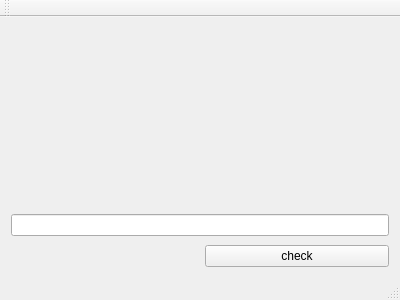
<?xml version="1.0" encoding="UTF-8"?>
<ui version="4.0">
 <class>BokstavMan</class>
 <widget class="QMainWindow" name="BokstavMan">
  <property name="geometry">
   <rect>
    <x>0</x>
    <y>0</y>
    <width>400</width>
    <height>300</height>
   </rect>
  </property>
  <property name="windowTitle">
   <string>BokstavMan</string>
  </property>
  <widget class="QWidget" name="centralWidget">
   <layout class="QVBoxLayout" name="verticalLayout">
    <item>
     <layout class="QGridLayout" name="gridLayout">
      <property name="spacing">
       <number>9</number>
      </property>
      <item row="1" column="1">
       <spacer name="verticalSpacer">
        <property name="orientation">
         <enum>Qt::Vertical</enum>
        </property>
        <property name="sizeHint" stdset="0">
         <size>
          <width>20</width>
          <height>40</height>
         </size>
        </property>
       </spacer>
      </item>
      <item row="3" column="1">
       <widget class="QPushButton" name="checkButton">
        <property name="text">
         <string>check</string>
        </property>
       </widget>
      </item>
      <item row="0" column="0" colspan="2">
       <widget class="QLabel" name="radioAlfa">
        <property name="sizePolicy">
         <sizepolicy hsizetype="Preferred" vsizetype="Preferred">
          <horstretch>3</horstretch>
          <verstretch>0</verstretch>
         </sizepolicy>
        </property>
        <property name="text">
         <string/>
        </property>
        <property name="alignment">
         <set>Qt::AlignCenter</set>
        </property>
       </widget>
      </item>
      <item row="3" column="0">
       <spacer name="horizontalSpacer">
        <property name="orientation">
         <enum>Qt::Horizontal</enum>
        </property>
        <property name="sizeHint" stdset="0">
         <size>
          <width>40</width>
          <height>20</height>
         </size>
        </property>
       </spacer>
      </item>
      <item row="2" column="0" colspan="2">
       <widget class="QLineEdit" name="lineEdit"/>
      </item>
     </layout>
    </item>
   </layout>
  </widget>
  <widget class="QMenuBar" name="menuBar">
   <property name="geometry">
    <rect>
     <x>0</x>
     <y>0</y>
     <width>400</width>
     <height>22</height>
    </rect>
   </property>
  </widget>
  <widget class="QToolBar" name="mainToolBar">
   <attribute name="toolBarArea">
    <enum>TopToolBarArea</enum>
   </attribute>
   <attribute name="toolBarBreak">
    <bool>false</bool>
   </attribute>
  </widget>
  <widget class="QStatusBar" name="statusBar"/>
 </widget>
 <layoutdefault spacing="6" margin="11"/>
 <resources/>
 <connections/>
</ui>
